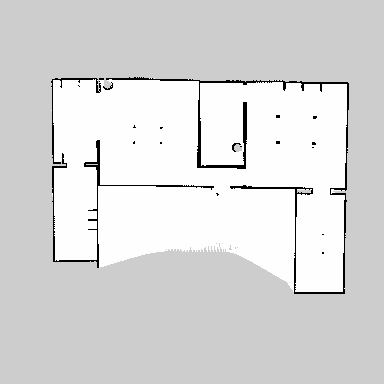
#> input picture Map/tb3_house_map.pgm, 384 x 384 px, found by its file name
$ python 'MEEN 689 - RRT with Vehicle Dynamics.py'
#> lines starting #> are read from the running program, lines starting #| are printed output that depends on the picture; after the words box and inside, x2 and y2 are one past the last pixel; in counts of white or black regions, pixels touching at a corner belong together
# -*- coding: utf-8 -*-
"""
Created on Fri Dec  1 22:34:17 2023

@author: arun2
"""

import numpy as np
import matplotlib.pyplot as plt
import matplotlib.image as img
from matplotlib.colors import ListedColormap
from collections import namedtuple
import random
import math

class PerceptionMapper:
  def __init__(self, image, resolution):
    self.map = self.initialiseMap(image)
    # height, width
    self.size = self.map.shape
    self.defaultResolution = resolution

  def initialiseMap(self, testImage):
    env = np.ones(testImage.shape)
    for i in range(testImage.shape[0]):
      for j in range(testImage.shape[1]):
        if testImage[i][j] > 125:
          env[i][j] = 0
    # print(env.map[0][0])
    return env

class TreeNode:
   def __init__(self, data):
    self.data = data
    self.xg = data[0]
    self.yg = data[1]
    self.theta = data[2]
    self.vy = data[3]
    self.r_dot = data[4]
    self.parent = None
    self.children = []

class RapidlyExploringRandomTrees():
  def __init__(self, start, goal, stepsize, grid):
    #self.start = start
    #self.goal = goal
    self.start_node = TreeNode(start)
    self.goal_node = TreeNode(goal)
    self.stepsize = stepsize
    self.grid = grid
    # [8 lines of commented-out code are left out]
    self.near_node = None
    self.path_distance = 0
    self.numWaypoints = 0
    self.Waypoints = []
    #self.x_goal = goal[0]
    #self.y_goal = goal[1]
    self.m = 1500
    self.vx = 20
    self.Lf = 1.3
    self.Lr = 1.7
    self.Cf = 20000
    self.Cr = 20000
    self.Iz = 6000
    self.min_steer = -np.pi/6
    self.max_steer = np.pi/6
    self.neardist = np.inf

  #def addNode(self, node):
    #self.nodes.append(node)

  def addChildNode(self, data):
    if (data[0] == self.goal_node.xg):
    #goal_distance = self.dist(data[0], self.goal_node.xg, data[1], self.goal_node.yg)
    #if goal_distance < self.stepsize:
      self.near_node.children.append(self.goal_node)
      self.goal_node.parent = self.near_node
    else:
      tempNode = TreeNode(data)
      self.near_node.children.append(tempNode)
      tempNode.parent = self.near_node

  #def output(self):
    #print("Nodes:", self.nodes)

  def randomConfiguration(self):
    x = random.randint(1, self.grid.shape[1])
    y = random.randint(1, self.grid.shape[0])
    theta = random.random()*2*np.pi
    Xrand = [x, y, theta, 0.0, 0.0]
    return Xrand

  def dist(self, x1, x2, y1, y2):
    del_x = x1 - x2
    del_y = y1 - y2
    dist = np.sqrt((del_x)**2 + (del_y)**2)
    return dist

  def nearestneighbor(self, root, Xrand):
    #near = root
    self.neardist = np.inf
    if not root:
      return
    dist = self.dist(root.xg, Xrand[0], root.yg, Xrand[1])
    if dist<self.neardist:
      self.near_node = root
      self.neardist = dist
      print('Nearest Node = ', [self.near_node.xg, self.near_node.yg])

    for child in root.children:
      self.nearestneighbor(child, Xrand)
    pass
    # [13 lines of commented-out code are left out]

  def dynamic_car_model(self, state, delta_f):
    xg = state.xg
    yg = state.yg
    theta = state.theta
    vy = state.vy
    yaw_rate = state.r_dot
    xg = float(xg)
    yg = float(yg)
    theta = float(theta)
    vy = float(vy)
    yaw_rate = float(yaw_rate)

    cos_t = np.cos(theta)
    sin_t = np.sin(theta)
    cos_delta = np.cos(delta_f)

    A = -(self.Cf*cos_delta + self.Cr)/(self.m*self.vx)
    B = (-self.Lf*self.Cf*cos_delta + self.Lr*self.Cr)/(self.m*self.vx) - self.vx
    C = (-self.Lf*self.Cf*cos_delta + self.Lr*self.Cr)/(self.Iz*self.vx)
    D = -(self.Lf*self.Lf*self.Cf*cos_delta + self.Lr*self.Lr*self.Cr)/(self.Iz*self.vx)
    E = (self.Cf*cos_delta)/self.m
    F = (self.Lf*self.Cf*cos_delta)/self.Iz

    xg_dot = self.vx*cos_t - vy*sin_t
    yg_dot = self.vx*sin_t + vy*cos_t
    theta_dot = yaw_rate
    vy_dot = A*vy + B*yaw_rate + E*delta_f
    r_dot = C*vy + D*yaw_rate + F*delta_f

    dydt = np.array([float(xg_dot), float(yg_dot), float(theta_dot), float(vy_dot), float(r_dot)])
    return dydt

  def new_state(self, state, delta_f):
    k1 = self.dynamic_car_model(state, delta_f)
    new_k1 = TreeNode(k1)
    new_k1_xg = new_k1.xg/2
    new_k1_yg = new_k1.yg/2
    new_k1_theta = new_k1.theta/2
    new_k1_vy = new_k1.vy/2
    new_k1_r_dot = new_k1.r_dot/2
    modified_k1 = [new_k1_xg, new_k1_yg, new_k1_theta, new_k1_vy, new_k1_r_dot]
    used_k2_xg = state.xg + new_k1_xg
    used_k2_yg = state.yg + new_k1_yg
    used_k2_theta = state.theta + new_k1_theta
    used_k2_vy = state.vy + new_k1_vy
    used_k2_r_dot = state.r_dot + new_k1_r_dot
    used_k2 = [used_k2_xg, used_k2_yg, used_k2_theta, used_k2_vy, used_k2_r_dot]
    main_k2_intergration = TreeNode(used_k2)
    k2 = self.dynamic_car_model(main_k2_intergration, delta_f)
    new_k2 = TreeNode(k2)
    new_k2_xg = new_k2.xg/2
    new_k2_yg = new_k2.yg/2
    new_k2_theta = new_k2.theta/2
    new_k2_vy = new_k2.vy/2
    new_k2_r_dot = new_k2.r_dot/2
    modified_k2 = [new_k2_xg, new_k2_yg, new_k2_theta, new_k2_vy, new_k2_r_dot]
    used_k3_xg = state.xg + new_k2_xg
    used_k3_yg = state.yg + new_k2_yg
    used_k3_theta = state.theta + new_k2_theta
    used_k3_vy = state.vy + new_k2_vy
    used_k3_r_dot = state.r_dot + new_k2_r_dot
    used_k3 = [used_k3_xg, used_k3_yg, used_k3_theta, used_k3_vy, used_k3_r_dot]
    main_k3_intergration = TreeNode(used_k3)
    k3 = self.dynamic_car_model(main_k3_intergration, delta_f)
    new_k3 = TreeNode(k3)
    used_k4_xg = state.xg + new_k3.xg
    used_k4_yg = state.yg + new_k3.yg
    used_k4_theta = state.theta + new_k3.theta
    used_k4_vy = state.vy + new_k3.vy
    used_k4_r_dot = state.r_dot + new_k3.r_dot
    used_k4 = [used_k4_xg, used_k4_yg, used_k4_theta, used_k4_vy, used_k4_r_dot]
    main_k4_intergration = TreeNode(used_k4)
    k4 = self.dynamic_car_model(main_k4_intergration, delta_f)
    new_k4 = TreeNode(k4)
    delta_t = 0.2
    new_state_main_xg = state.xg + (new_k1.xg + 2* new_k2.xg + 2* new_k3.xg + new_k4.xg)*delta_t/6
    new_state_main_yg = state.yg + (new_k1.yg + 2* new_k2.yg + 2* new_k3.yg + new_k4.yg)*delta_t/6
    new_state_main_theta = state.theta + (new_k1.theta + 2* new_k2.theta + 2* new_k3.theta + new_k4.theta)*delta_t/6
    new_state_main_vy = state.vy + (new_k1.vy + 2* new_k2.vy + 2* new_k3.vy + new_k4.vy)*delta_t/6
    new_state_main_r_dot = state.r_dot + (new_k1.r_dot + 2* new_k2.r_dot + 2* new_k3.r_dot + new_k4.r_dot)*delta_t/6
    new_state_main = [new_state_main_xg, new_state_main_yg, new_state_main_theta, new_state_main_vy, new_state_main_r_dot]
    new_state_main = TreeNode(new_state_main)
    state_new = new_state_main
    state_new = [float(state_new.xg), float(state_new.yg), float(state_new.theta), float(state_new.vy), float(state_new.r_dot)]
    return state_new

  def selectInput(self, Xrand, Xnear):
    delta_f = self.min_steer
    bestDistance = np.inf
    bestNode = None
    while delta_f < self.max_steer:
      del_input = delta_f
      Xnew = self.new_state(Xnear, del_input)
      distance = self.dist(Xnew[0], Xrand[0], Xnew[1], Xrand[1])
      if distance < bestDistance:
        bestState = Xnew
        bestDelta = del_input
        bestDistance = distance
      delta_f += np.pi/60
    return bestDelta

  def unitVector(self, locationStart, locationEnd):
    v = np.array([locationEnd[0]-locationStart.xg, locationEnd[1] - locationStart.yg])
    u_hat = v/np.linalg.norm(v)
    return u_hat

  def stepsizeCover(self, Xnear, Xnew):
    uni_hat = self.unitVector(Xnear, Xnew)
    offset = self.stepsize * uni_hat
    point = np.array([Xnear.xg + offset[0], Xnear.yg + offset[1], Xnew[2], Xnew[3], Xnew[4]])
    if point[0] >= self.grid.shape[1]:
      point[0] = self.grid.shape[1]
    if point[1] >= self.grid.shape[0]:
      point[1] = self.grid.shape[0]
    return point

  def isObstacle(self, Xnear, new_Xnew):
    if self.grid[round(Xnear.yg), round(Xnear.xg)] == 1:
      return True
    if self.grid[round(new_Xnew[1]), round(new_Xnew[0])] == 1:
      return True
    u_hat = self.unitVector(Xnear, new_Xnew)
    testpoint = np.array([0.0, 0.0])
    for i in range(self.stepsize):
      testpoint[0] = Xnear.xg + i*u_hat[0]
      testpoint[1] = Xnear.yg + i*u_hat[1]
      if self.grid[round(testpoint[1]),round(testpoint[0])] == 1:
          return True
    return False

  def goalFound(self, point):
    if self.dist(self.goal_node.xg, point[0], self.goal_node.yg, point[1]) <= self.stepsize:
      return True
    pass

  def Path(self, goal_n):
    if goal_n.xg == self.start_node.xg:
      return
    self.numWaypoints += 1
    currentPoint = np.array([goal_n.xg, goal_n.yg])
    self.Waypoints.insert(0, currentPoint)
    self.path_distance+=self.stepsize
    self.Path(goal_n.parent)

if __name__ == '__main__':
  testImage1 = img.imread('tb3_house_map.pgm')
#> testImage1 is the input picture: shape (384, 384); min 0, max 254, mean 217.6
  env1 = PerceptionMapper(testImage1, 1)
#> after the loop in initialiseMap, `for i in range(testImage.shape[0]):`:
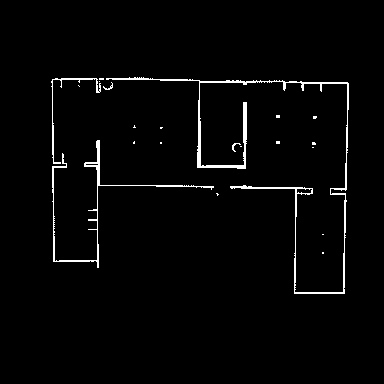
#> env: shape (384, 384) float64; values 0 (black) and 1 (white), 2.2% white in thin lines or dots, all inside (x1, y1, x2, y2) = (51, 77, 349, 294)
  map1 = env1.map

  #start = [2.0, 2.0, 2.0, 0.0, 0.0]
  goal = [70.0, 330.0, 0.0, 0.0, 0.0]
  start = [218.0, 184.0, 0.6, 0.0, 0.0]
  #start2 = [300.0, 46.0, 3.2, 0.0, 0.0]
  #start3 = [173.0, 88.0, 2.1, 0.0, 0.0]
  #start4 = [268.0, 190.0, 0.88, 0.0, 0.0]
  stepsize = 10
  grid = map1
  goalRegion = plt.Circle((goal[0], goal[1]), stepsize, color = 'b', fill = False)
  fig = plt.figure("RRT Algorithm")
  #ax = fig.add_subplots(111)
  plt.imshow(grid, cmap = 'binary')
  plt.plot(start[0], start[1], 'ro')
  plt.plot(goal[0], goal[1], 'bo')
  ax = fig.gca()
  ax.add_patch(goalRegion)
  plt.xlabel('X-axis $(m)$')
  plt.ylabel('Y-axis $(m)$')
  rrt = RapidlyExploringRandomTrees(start, goal, stepsize, grid)
  # [6 lines of commented-out code are left out]

  for i in range(200000):
    Xrand = rrt.randomConfiguration()
    print('Xrand:', Xrand)
    #rrt.addNode(Xrand)
    #n_node = rrt.nearestneighbor(rrt.start_node,Xrand)
    rrt.nearestneighbor(rrt.start_node,Xrand)
    #print("NearestNode:", rrt.near_node)
    #rrt.addNode(n_node)
    u = rrt.selectInput(Xrand, rrt.near_node)
    print(u)
    Xnew = rrt.new_state(rrt.near_node, u)
    print("Xnew is:",Xnew)
    new_Xnew = rrt.stepsizeCover(rrt.near_node, Xnew)
    print("New Xnew is:", new_Xnew)
#> (the run stopped early here; a loop or call above may not have finished)
